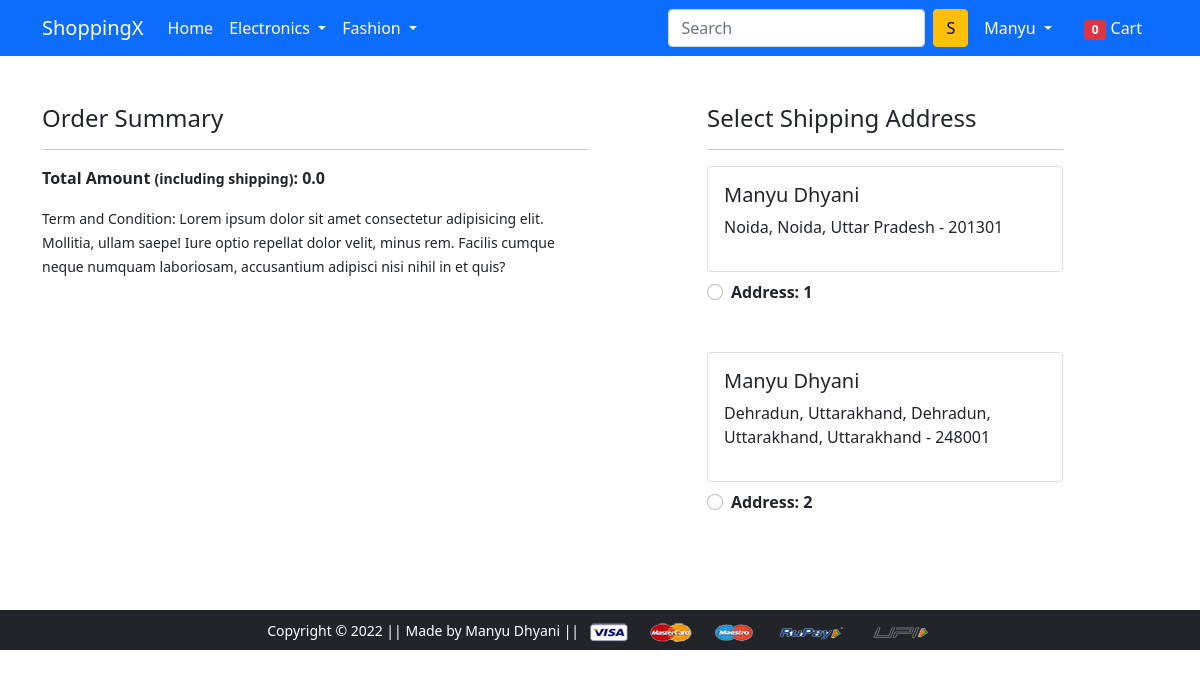
Screenshot of /checkout/ (signed in) with the database file from the repository.
### store/models.py (models this page shows, shortened)
class Customer(models.Model):
    user = models.ForeignKey(User, on_delete=models.CASCADE)
    name = models.CharField(max_length=40)
    locality = models.CharField(max_length=200)
    city = models.CharField(max_length=40)
    zipcode = models.IntegerField()
    state = models.CharField(max_length=50, choices=STATE_CHOICES)

### store/views.py (the view)
# urls.py: path('checkout/', views.checkout, name='checkout'),
@login_required(login_url='/account/login/')
def checkout(request):
 user = request.user
 address = Customer.objects.filter(user=user)
 cart_items = Cart.objects.filter(user=user)
 amount = 0.0
 shipping_amount = 70.0
 total_amount = 0.0
 cart_product = [p for p in Cart.objects.all() if p.user == request.user]
 if cart_product:
  for p in cart_product:
   tempamount = (p.quantity * p.product.discounted_price)
   amount += tempamount
  total_amount = amount+shipping_amount
 return render(request, 'app/checkout.html', {'address': address, 'total_amount': total_amount, 'cart_items': cart_items})

### store/views.py (called while the page is built)
def countCartItem(request):
 cartItemCount = None
 if request.user.is_authenticated:
  cartItemCount = Cart.objects.filter(user=request.user).count()
 return {'cartItemCount': cartItemCount}

### store/templates/app/checkout.html (shortened to what this page needs)
{% extends 'app/base.html' %}
{% load static %}
{% block main-content %}
<div class="container">
 <div class="row mt-5">
  <div class="col-sm-6">
    <h4>Order Summary</h4>
    <hr>
    <p class="fw-bold">Total Amount <small>(including shipping)</small>: {{ total_amount }}</p>
    <small>Term and Condition: Lorem ipsum dolor sit amet consectetur adipisicing elit. Mollitia, ullam saepe! Iure optio repellat dolor velit, minus rem. Facilis cumque neque numquam laboriosam, accusantium adipisci nisi nihil in et quis?</small>
  </div>
  <div class="col-sm-4 offset-sm-1">
    <h4>Select Shipping Address</h4>
    <hr>
    <form action="/paymentdone" id="payment-form">
      {% for add in address %}
      <div class="card">
        <div class="card-body">
        <h5>{{ add.name }}</h5>
        <p>{{ add.locality }}, {{ add.city }}, {{ add.state }} - {{ add.zipcode }}</p>
        </div>
      </div>
        <div class="form-check mt-2 mb-5">
          <input class="form-check-input" type="radio" name="custid" id="custadd{{forloop.counter}}" value="{{add.id}}">
          <label class="form-check-label fw-bold" for="">
            Address: {{ forloop.counter }} </label>
        </div>
      {% endfor %}
      </form>
    </div>
  </div>
</div>
{% endblock main-content %}

### store/templates/app/base.html (shortened to what this page needs)
<!doctype html>
{% load static %}
<html lang="en">
  <head>
    <link href="https://cdn.jsdelivr.net/npm/bootstrap@5.0.0-beta1/dist/css/bootstrap.min.css" rel="stylesheet">
    <link rel="stylesheet" href="{% static 'app/css/owl.carousel.min.css' %}">
    <link rel="stylesheet" href="{% static 'app/css/style.css' %}">
    <link rel="stylesheet" href="https://cdnjs.cloudflare.com/ajax/libs/font-awesome/4.7.0/css/font-awesome.min.css">
  </head>
  <body>
    <nav class="navbar navbar-expand-lg navbar-dark bg-primary">
     <div class="container">
       <a class="navbar-brand" href="/">ShoppingX</a>
       <div class="collapse navbar-collapse" id="navbarSupportedContent">
         <ul class="navbar-nav me-auto mb-2 mb-lg-0">
           <li class="nav-item">
             <a class="nav-link active" aria-current="page" href="/">Home</a>
           </li>
           <li class="nav-item dropdown">
             <a class="nav-link dropdown-toggle text-white" href="#" id="electronicsDropdown" role="button" data-bs-toggle="dropdown" aria-expanded="false">
               Electronics
             </a>
           </li>
           <li class="nav-item dropdown">
             <a class="nav-link dropdown-toggle text-white" href="#" id="fashionDropdown" role="button" data-bs-toggle="dropdown" aria-expanded="false">
               Fashion
             </a>
           </li>
         </ul>
         <form class="d-flex">
           <input class="form-control me-2" type="search" placeholder="Search" aria-label="Search">
           <button class="btn btn-warning" type="submit">S</button>
         </form>
         <div>
          <ul class="navbar-nav me-auto mb-2 mb-lg-0">
           {% if request.user.is_authenticated %}
           <li class="nav-item dropdown mx-2">
              <a class="nav-link dropdown-toggle text-white" href="#" id="profileDropdown" role="button" data-bs-toggle="dropdown" aria-expanded="false">
                  {{request.user.username|capfirst}}
              </a>
            </li>
            <li class="nav-item mx-2">
             <a href="{% url 'show_cart' %}" class="nav-link text-white"><span class="badge bg-danger">{{ cartItemCount }}</span> Cart </a>
            </li>
            {% endif %}
          </ul>
         </div>
       </div>
     </div>
    </nav>
    {% block main-content %} {% endblock main-content %}
    <footer class="container-fluid bg-dark text-center p-2 mt-5">
        <small class="text-white">Copyright &copy; 2022 || Made by Manyu Dhyani || </small>
        <img src="{% static 'app/images/payment.png' %}" alt="" srcset="" class="img-fluid" height="2px">
    </footer>
  </body>
</html>

### rows the page displays
Customer: name "Manyu Dhyani", locality "Noida", city "Noida", state "Uttar Pradesh", zipcode "201301"
Customer: name "Manyu Dhyani", locality "Dehradun, Uttarakhand", city "Dehradun, Uttarakhand", state "Uttarakhand", zipcode "248001"

### other values shown
{{ request.user.username|capfirst }} "Manyu"
{{ cartItemCount }} "0"
{{ total_amount }} "0.0"
